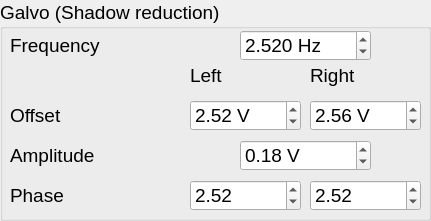
           <widget class="QGroupBox" name="groupBox_7">
            <property name="enabled">
             <bool>true</bool>
            </property>
            <property name="geometry">
             <rect>
              <x>450</x>
              <y>260</y>
              <width>431</width>
              <height>221</height>
             </rect>
            </property>
            <property name="font">
             <font>
              <pointsize>14</pointsize>
             </font>
            </property>
            <property name="title">
             <string>Galvo (Shadow reduction)</string>
            </property>
            <widget class="QLabel" name="label_24">
             <property name="geometry">
              <rect>
               <x>10</x>
               <y>30</y>
               <width>131</width>
               <height>31</height>
              </rect>
             </property>
             <property name="font">
              <font>
               <pointsize>14</pointsize>
              </font>
             </property>
             <property name="text">
              <string>Frequency</string>
             </property>
            </widget>
            <widget class="QDoubleSpinBox" name="GalvoFrequencySpinBox">
             <property name="enabled">
              <bool>true</bool>
             </property>
             <property name="geometry">
              <rect>
               <x>240</x>
               <y>30</y>
               <width>131</width>
               <height>31</height>
              </rect>
             </property>
             <property name="font">
              <font>
               <pointsize>14</pointsize>
              </font>
             </property>
             <property name="suffix">
              <string> Hz</string>
             </property>
             <property name="decimals">
              <number>3</number>
             </property>
             <property name="maximum">
              <double>400.000000000000000</double>
             </property>
             <property name="singleStep">
              <double>0.001000000000000</double>
             </property>
             <property name="value">
              <double>2.520000000000000</double>
             </property>
            </widget>
            <widget class="QLabel" name="label_42">
             <property name="geometry">
              <rect>
               <x>190</x>
               <y>60</y>
               <width>91</width>
               <height>31</height>
              </rect>
             </property>
             <property name="font">
              <font>
               <pointsize>14</pointsize>
              </font>
             </property>
             <property name="text">
              <string>Left</string>
             </property>
            </widget>
            <widget class="QLabel" name="label_43">
             <property name="geometry">
              <rect>
               <x>310</x>
               <y>60</y>
               <width>91</width>
               <height>31</height>
              </rect>
             </property>
             <property name="font">
              <font>
               <pointsize>14</pointsize>
              </font>
             </property>
             <property name="text">
              <string>Right</string>
             </property>
            </widget>
            <widget class="QLabel" name="label_44">
             <property name="geometry">
              <rect>
               <x>10</x>
               <y>100</y>
               <width>131</width>
               <height>31</height>
              </rect>
             </property>
             <property name="font">
              <font>
               <pointsize>14</pointsize>
              </font>
             </property>
             <property name="text">
              <string>Offset</string>
             </property>
            </widget>
            <widget class="QLabel" name="label_45">
             <property name="geometry">
              <rect>
               <x>10</x>
               <y>140</y>
               <width>141</width>
               <height>31</height>
              </rect>
             </property>
             <property name="font">
              <font>
               <pointsize>14</pointsize>
              </font>
             </property>
             <property name="text">
              <string>Amplitude</string>
             </property>
            </widget>
            <widget class="QDoubleSpinBox" name="LeftGalvoAmplitudeSpinBox">
             <property name="enabled">
              <bool>true</bool>
             </property>
             <property name="geometry">
              <rect>
               <x>240</x>
               <y>140</y>
               <width>131</width>
               <height>31</height>
              </rect>
             </property>
             <property name="font">
              <font>
               <pointsize>14</pointsize>
              </font>
             </property>
             <property name="suffix">
              <string> V</string>
             </property>
             <property name="maximum">
              <double>10.000000000000000</double>
             </property>
             <property name="singleStep">
              <double>0.010000000000000</double>
             </property>
             <property name="value">
              <double>0.180000000000000</double>
             </property>
            </widget>
            <widget class="QDoubleSpinBox" name="RightGalvoOffsetSpinBox">
             <property name="enabled">
              <bool>true</bool>
             </property>
             <property name="geometry">
              <rect>
               <x>310</x>
               <y>100</y>
               <width>111</width>
               <height>31</height>
              </rect>
             </property>
             <property name="font">
              <font>
               <pointsize>14</pointsize>
              </font>
             </property>
             <property name="suffix">
              <string> V</string>
             </property>
             <property name="minimum">
              <double>-5.000000000000000</double>
             </property>
             <property name="maximum">
              <double>5.000000000000000</double>
             </property>
             <property name="singleStep">
              <double>0.010000000000000</double>
             </property>
             <property name="value">
              <double>2.560000000000000</double>
             </property>
            </widget>
            <widget class="QDoubleSpinBox" name="LeftGalvoOffsetSpinBox">
             <property name="enabled">
              <bool>true</bool>
             </property>
             <property name="geometry">
              <rect>
               <x>190</x>
               <y>100</y>
               <width>111</width>
               <height>31</height>
              </rect>
             </property>
             <property name="font">
              <font>
               <pointsize>14</pointsize>
              </font>
             </property>
             <property name="suffix">
              <string> V</string>
             </property>
             <property name="minimum">
              <double>-5.000000000000000</double>
             </property>
             <property name="maximum">
              <double>5.000000000000000</double>
             </property>
             <property name="singleStep">
              <double>0.010000000000000</double>
             </property>
             <property name="value">
              <double>2.520000000000000</double>
             </property>
            </widget>
            <widget class="QLabel" name="label_46">
             <property name="geometry">
              <rect>
               <x>10</x>
               <y>180</y>
               <width>131</width>
               <height>31</height>
              </rect>
             </property>
             <property name="font">
              <font>
               <pointsize>14</pointsize>
              </font>
             </property>
             <property name="text">
              <string>Phase</string>
             </property>
            </widget>
            <widget class="QDoubleSpinBox" name="LeftGalvoPhaseSpinBox">
             <property name="enabled">
              <bool>true</bool>
             </property>
             <property name="geometry">
              <rect>
               <x>190</x>
               <y>180</y>
               <width>111</width>
               <height>31</height>
              </rect>
             </property>
             <property name="font">
              <font>
               <pointsize>14</pointsize>
              </font>
             </property>
             <property name="maximum">
              <double>360.000000000000000</double>
             </property>
             <property name="singleStep">
              <double>0.010000000000000</double>
             </property>
             <property name="value">
              <double>2.520000000000000</double>
             </property>
            </widget>
            <widget class="QDoubleSpinBox" name="RightGalvoPhaseSpinBox">
             <property name="enabled">
              <bool>true</bool>
             </property>
             <property name="geometry">
              <rect>
               <x>310</x>
               <y>180</y>
               <width>111</width>
               <height>31</height>
              </rect>
             </property>
             <property name="font">
              <font>
               <pointsize>14</pointsize>
              </font>
             </property>
             <property name="maximum">
              <double>360.000000000000000</double>
             </property>
             <property name="singleStep">
              <double>0.010000000000000</double>
             </property>
             <property name="value">
              <double>2.520000000000000</double>
             </property>
            </widget>
           </widget>
